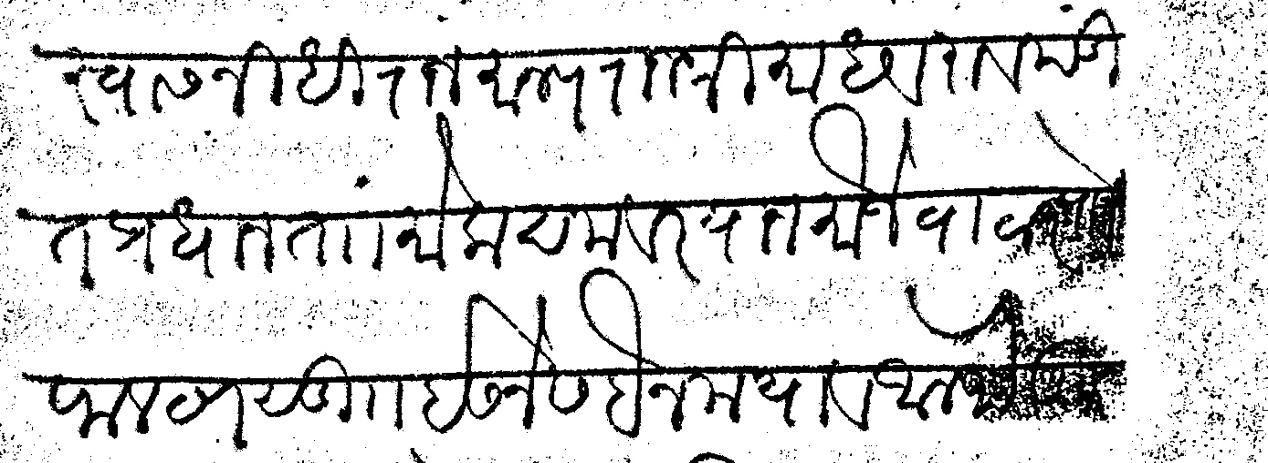
#> input picture showcase/images/MT-001.png, 1268 x 463 px, found by its file name
$ python make_context_probe.py --out out.png --mode pair
#> lines starting #> are read from the running program, lines starting #| are printed output that depends on the picture
"""Build the context probe: does neighbouring page content help at all?

The token sweep (PIXELS) showed visual tokens saturate at native resolution, so
adding tokens cannot be the lever. The open question the paper leaves is *which
context* those tokens should cover. This builds the two arms that answer it.

Both arms give page P its **full native resolution**. Nothing is downscaled, so
there is no resolution confound:

  CTX_SINGLE   P alone                       1268 x 463
  CTX_PAIR     P stacked above its neighbour 1268 x 966

The only difference between the arms is whether the neighbouring page is
present. A paired CER comparison is therefore attributable to context and
nothing else.

The probe deliberately does NOT halve the resolution the way a side-by-side
composite would. That version was rejected: at half width the text stops being
readable at all, so both arms would score near-CER 1.0 and the comparison would
be uninformative. Stacking keeps every page legible.

Usage:
    python scripts/make_context_probe.py --out data/raw/ctx_pair --mode pair
    python scripts/make_context_probe.py --out data/raw/ctx_single --mode single
"""

import argparse
import pathlib
import sys

PROJECT_ROOT = pathlib.Path(__file__).resolve().parent.parent
sys.path.insert(0, str(PROJECT_ROOT))

from PIL import Image

SRC = PROJECT_ROOT / "data" / "raw" / "mode_trans"

# A white gutter, wide enough to be unambiguous about where one page ends.
GUTTER = 40


def page_ids(n: int) -> list[str]:
    """MT-001..MT-0NN, in order."""
    return [f"MT-{i:03d}" for i in range(1, n + 1)]


def compose_pair(top_id: str, next_id: str) -> Image.Image:
#> called with top_id = 'MT-001', next_id = 'MT-002'
    top = Image.open(SRC / f"{top_id}.png").convert("RGB")
#> top is the input picture: PIL image 1268x463 RGB; min 0, max 255, mean 215.4
    nxt = Image.open(SRC / f"{next_id}.png").convert("RGB")
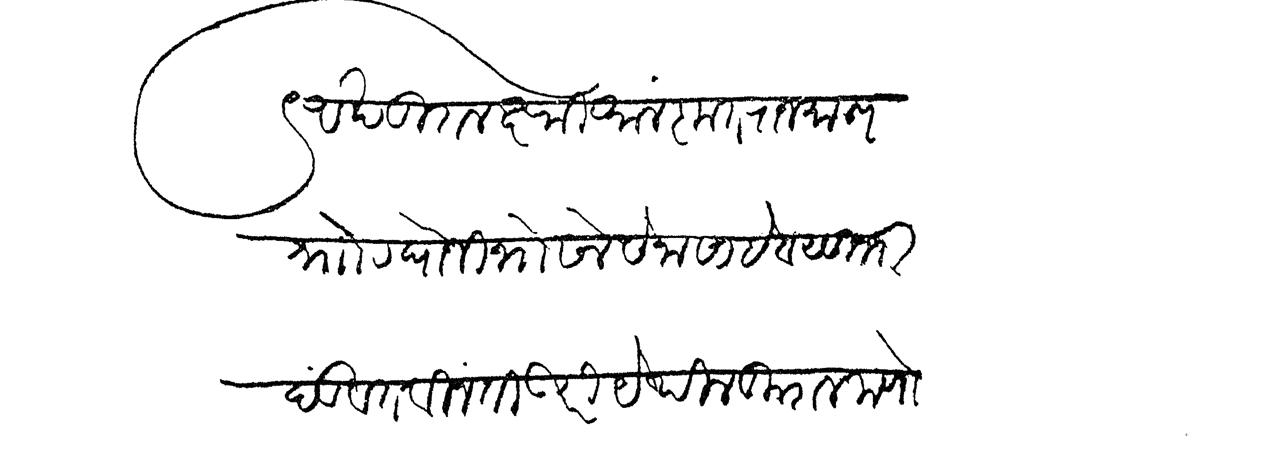
#> input picture showcase/images/MT-002.png, 1268 x 463 px, found by its file name
#> nxt is the input picture: PIL image 1268x463 RGB; min 0, max 255, mean 242.7
    if top.size != nxt.size:
        raise ValueError(f"size mismatch: {top_id} {top.size} vs {next_id} {nxt.size}")

    w, h = top.size
#> w = 1268; h = 463
    canvas = Image.new("RGB", (w, h * 2 + GUTTER), "white")
#> canvas: PIL image 1268x966 RGB; every value is 255
    canvas.paste(top, (0, 0))
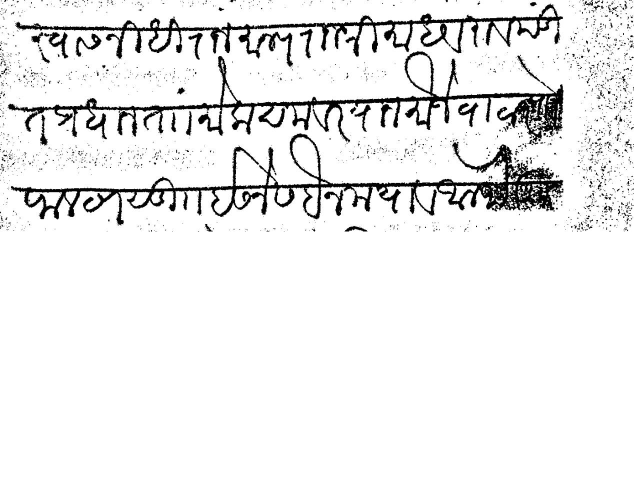
#> canvas: PIL image 1268x966 RGB (shown at 1/2 size); min 0, max 255, mean 236
    canvas.paste(nxt, (0, h + GUTTER))
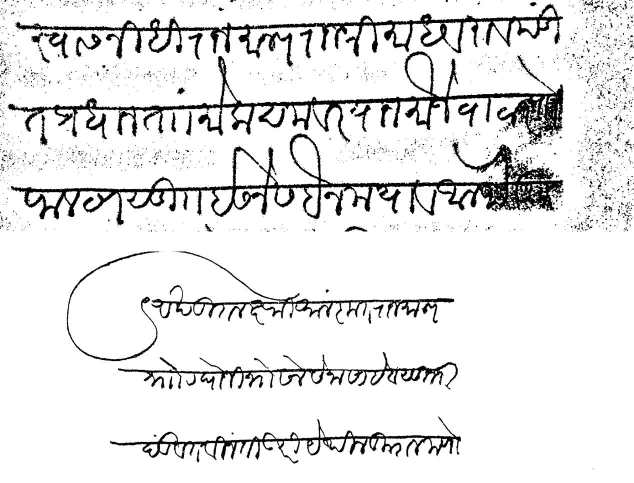
#> canvas: PIL image 1268x966 RGB (shown at 1/2 size); min 0, max 255, mean 230.1
    return canvas


def main() -> None:
    ap = argparse.ArgumentParser()
    ap.add_argument("--out", required=True)
    ap.add_argument("--mode", choices=["pair", "single"], required=True)
    ap.add_argument("--pages", type=int, default=20)
    args = ap.parse_args()

    out = pathlib.Path(args.out)
    if not out.is_absolute():
        out = PROJECT_ROOT / out
    out.mkdir(parents=True, exist_ok=True)

    ids = page_ids(args.pages + 1)
    for top_id in ids[:-1]:
        if args.mode == "pair":
            img = compose_pair(top_id, ids[ids.index(top_id) + 1])
        else:
            img = Image.open(SRC / f"{top_id}.png").convert("RGB")
        # Named after the TOP page, because that is the page whose reference
        # the transcription is scored against.
        img.save(out / f"{top_id}.png")

    print(f"wrote {len(ids) - 1} {args.mode} images to {out}")
    first = compose_pair(ids[0], ids[1])
    print(f"  page alone : {Image.open(SRC / f'{ids[0]}.png').size}")
    print(f"  composite  : {first.size}  ({first.size[0] * first.size[1]:,} px)")


if __name__ == "__main__":
#> (the run stopped early here; a loop or call above may not have finished)
